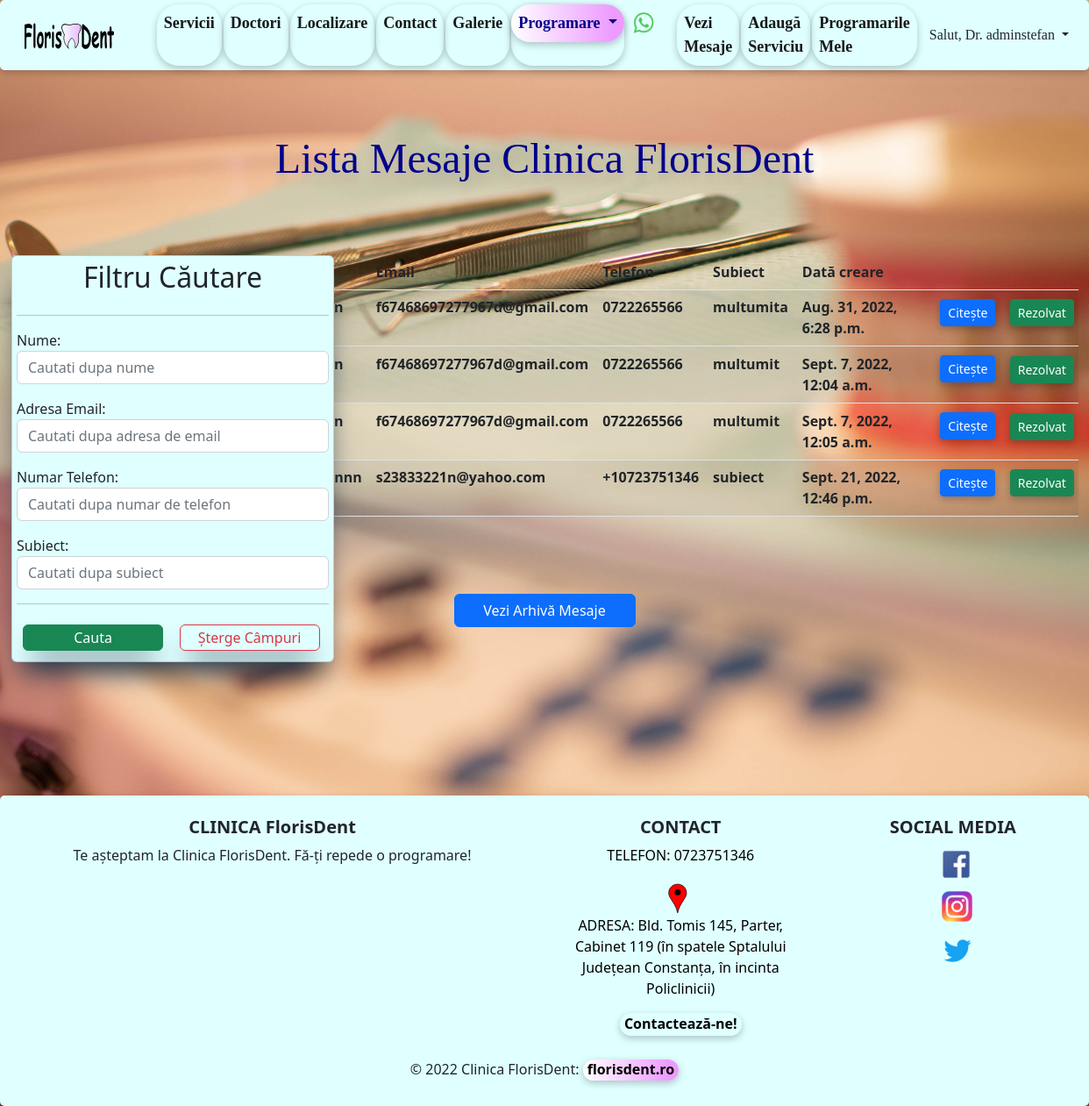
Screenshot of /list_of_mesaje/ (signed in) with the database file from the repository.
### home/models.py (models this page shows, shortened)
class Mesaj(models.Model):
    nume = models.CharField(max_length=40)
    email = models.EmailField(max_length=40)
    numar_telefon = models.CharField(blank=True, max_length=20)
    subiect = models.CharField(max_length=30)
    mesaj = models.TextField(max_length=500)
    active = models.BooleanField(default=True)
    created_at = models.DateTimeField(auto_now_add=True)
    updated_at = models.DateTimeField(auto_now=True)

### home/views.py (the view)
# urls.py: path('list_of_mesaje/', views.MesajListView.as_view(), name='list-of-mesaje'),
class MesajListView(LoginRequiredMixin, ListView):
    template_name = 'home/list_of_mesaje.html'
    model = Mesaj
    context_object_name = 'all_mesaje'
    def get_context_data(self, **kwargs):
        data = super(MesajListView, self).get_context_data(**kwargs)
        all_mesaje = Mesaj.objects.all()
        data['mesaje'] = all_mesaje
        my_filter_ = MesajeFilters(self.request.GET, queryset=all_mesaje.order_by('created_at'))
        data['all_mesaje'] = my_filter_.qs
        data['my_filter'] = my_filter_
        return data

### templates/home/list_of_mesaje.html (shortened to what this page needs)
{% extends 'base.html' %}
{% block content %}
    <h2 class="my_header text-center">Lista Mesaje Clinica FlorisDent</h2>
    <br><br><br>
    <div class="container-fluid">
        <div class="row">
            <div class="col-md-3">
                <div class="card"
                     style="width: 23rem; position: fixed; box-shadow: rgb(38, 57, 77) 0px 20px 30px -10px; padding: 5px; margin: 1px; background-color: lightcyan">
                    <h2 class="my-h text-center">Filtru Căutare</h2>
                    <hr>
                    <form class="my-h" method="get">
                        {{ my_filter.form.as_p }}
                        <hr>
                        <button type="submit" class="btn btn-success"
                                style="width: 10rem; box-shadow: rgb(38, 57, 77) 0px 20px 30px -10px; padding:2px; margin: 2%;">
                            Cauta
                        </button>
                        <a href="{% url 'list-of-mesaje' %}" class="btn btn-outline-danger"
                           style="width: 10rem; box-shadow: rgb(38, 57, 77) 0px 20px 30px -10px; padding:2px; margin: 2%;">
                            Șterge Câmpuri</a>
                    </form>
                </div>
            </div>
            <div class="col md-6">
                <table class="table table-striped table-hover">
                    <thead>
                    <tr>
                        <th>Nume</th>
                        <th>Email</th>
                        <th>Telefon</th>
                        <th>Subiect</th>
                        <th>Dată creare</th>
                        <th></th>
                        <th></th>
                    </tr>
                    </thead>
                    <tbody>
                    {% for mesaj in all_mesaje %}
                        <tr>
                            {% if mesaj.active is True %}
                                <td>{{ mesaj.nume }}</td>
                                <td>{{ mesaj.email }}</td>
                                <td>{{ mesaj.numar_telefon }}</td>
                                <td>{{ mesaj.subiect }}</td>
                                <td>{{ mesaj.created_at }}</td>
                                <td><a type="button" href="{% url 'detail-mesaj' mesaj.id %}" class="btn btn-primary btn-sm"
                                       style="margin: 4%; width: auto; box-shadow: rgba(0, 0, 0, 0.24) 0px 3px 8px;">Citește</a>
                                </td>
                                <td><a type="button" href="{% url 'rezolvare-mesaj' mesaj.id %}"
                                       class="btn btn-success btn-sm"
                                       style="margin: 4%; width: auto; box-shadow: rgba(0, 0, 0, 0.24) 0px 3px 8px;">Rezolvat</a>
                                </td>
                            {% endif %}
                        </tr>
                    {% endfor %}
                    </tbody>
                </table>
            </div>
        </div>
    </div>
    <br><br><br>
    <div class="d-grid gap-2 col-2 mx-auto">
        <a href="{% url 'list-of-mesaje-arhivate' %}" class="btn btn-primary" type="button">Vezi Arhivă Mesaje</a>
    </div>
{% endblock %}

### templates/navbar.html (shortened to what this page needs)
{% load static %}
<nav class="navbar navbar-expand-lg" style="background-color: #e0ffff; height: 80px">
    <div class="container-fluid">
        <a id="navbar-brand" class="navbar-brand" href="{% url 'home' %}" title="Prima Pagina FlorisDent">
            <img src="{% static 'images/florisdent_logo.svg' %}"
                 style="height: 2rem;">
        </a>
    <br>
        <div class="collapse navbar-collapse" id="navbarSupportedContent">
            <ul class="navbar-nav me-auto mb-2 mb-lg-0">
                <li class="nav-item">
                    <a class="nav-link active" aria-current="page" href="{% url 'list-preturi' %}"
                       title="Vezi serviciile noastre!">Servicii</a>
                </li>
                <li class="nav-item">
                    <a class="nav-link active" aria-current="page" href="{% url 'list-of-doctori' %}"
                       title="Vezi doctorii nostri!">Doctori</a>
                </li>
                <li class="nav-item d-flex">
                    <a class="nav-link active" aria-current="page" href="{% url 'locatie' %}"
                       title="Vezi unde ne gasesti in Constanta">Localizare
                    </a>
                </li>
                <li class="nav-item d-flex">
                    <a class="nav-link active" aria-current="page" href="{% url 'create-mesaj' %}"
                       title="Contacteaza-ne!">Contact
                    </a>
                </li>
                <li class="nav-item d-flex">
                    <a class="nav-link active" aria-current="page" href="{% url 'galerie' %}"
                       title="Contacteaza-ne!">Galerie
                    </a>
                </li>
                <li class="nav-item dropdown">
                    <a class="nav-link dropdown-toggle" href="#" role="button" data-bs-toggle="dropdown"
                       aria-expanded="false" title="Fa o programare!" style="color: darkblue; box-shadow: rgba(0, 0, 0, 0.24) 0px 3px 8px;
                        border-radius: 25px; background: rgb(252,252,252); background: linear-gradient(90deg, rgba(255,255,255,1) 0%, rgba(237,155,255,1) 90%);">
                        Programare
                    </a>
                </li>
                <a class="navbar-brand"
                   href="https://api.whatsapp.com/send?phone=+40736407327&text=Buna ziua, as dori o programare, ma puteti ajuta?"
                   title="Contacteaza-ne prin WhatsApp">
                    <img src="{% static 'images/wapp.png' %}" style="height: 25px; padding-top: 1px">
                </a>
                {% if user.is_authenticated %}
                    <li class="nav-item">
                        <a class="nav-link active" aria-current="page" href="{% url 'list-of-mesaje' %}"
                           title="Vezi preturile clinicii!">Vezi Mesaje</a>
                    </li>
                    <li class="nav-item">
                        <a class="nav-link active" aria-current="page" href="{% url 'create-preturi' %}"
                           title="Vezi preturile clinicii!">Adaugă Serviciu</a>
                    </li>
                    <li class="nav-item">
                        <a class="nav-link active" aria-current="page" href="{% url 'list-of-programari' %}"
                           title="Vezi preturile clinicii!">Programarile Mele</a>
                    </li>
                {% endif %}
            </ul>
            {% if user.is_authenticated %}
                <div class="dropdown">
                    <button class="btn b_user dropdown-toggle" type="button" data-bs-toggle="dropdown"
                            aria-expanded="false">
                        Salut, Dr. {{ user }}
                    </button>
                </div>
            {% endif %}
        </div>
    </div>
</nav>

### static/css/main.css (style rules this page uses)
.my_header { color: #00008b; font-size: xxx-large; font-family: Inder, Verdana, Paytone One; text-shadow: 0 11px 8px #c4b59d; }
.nav-link { font-size: large; }

### templates/navbar.html (style rules this page uses)
#navbar-brand { margin: 1rem; margin-right: 3rem; }
.navbar { border-radius: 5px; box-shadow: rgba(0, 0, 0, 0.24) 0px 3px 8px; }
.nav-item { font-weight: bold; font-family: "Microsoft Sans Serif"; margin: 1px; box-shadow: rgba(0, 0, 0, 0.24) 0px 3px 8px; color: black; border-radius: 25px; }
.b_user { border-radius: 25px; font-family: "Microsoft Sans Serif"; }

### templates/home/list_of_mesaje.html (style rules this page uses)
.table-hover { font-weight: bold; }

### rows the page displays
Mesaj: email "f67468697277967d@gmail.com", numar_telefon "0722265566", subiect "multumita", created_at "Aug. 31, 2022, 6:28 p.m."
Mesaj: email "f67468697277967d@gmail.com", numar_telefon "0722265566", subiect "multumit", created_at "Sept. 7, 2022, 12:04 a.m."
Mesaj: email "f67468697277967d@gmail.com", numar_telefon "0722265566", subiect "multumit", created_at "Sept. 7, 2022, 12:05 a.m."
Mesaj: email "s23833221n@yahoo.com", numar_telefon "+10723751346", subiect "subiect", created_at "Sept. 21, 2022, 12:46 p.m."

### other values shown
{{ user }} "adminstefan"
